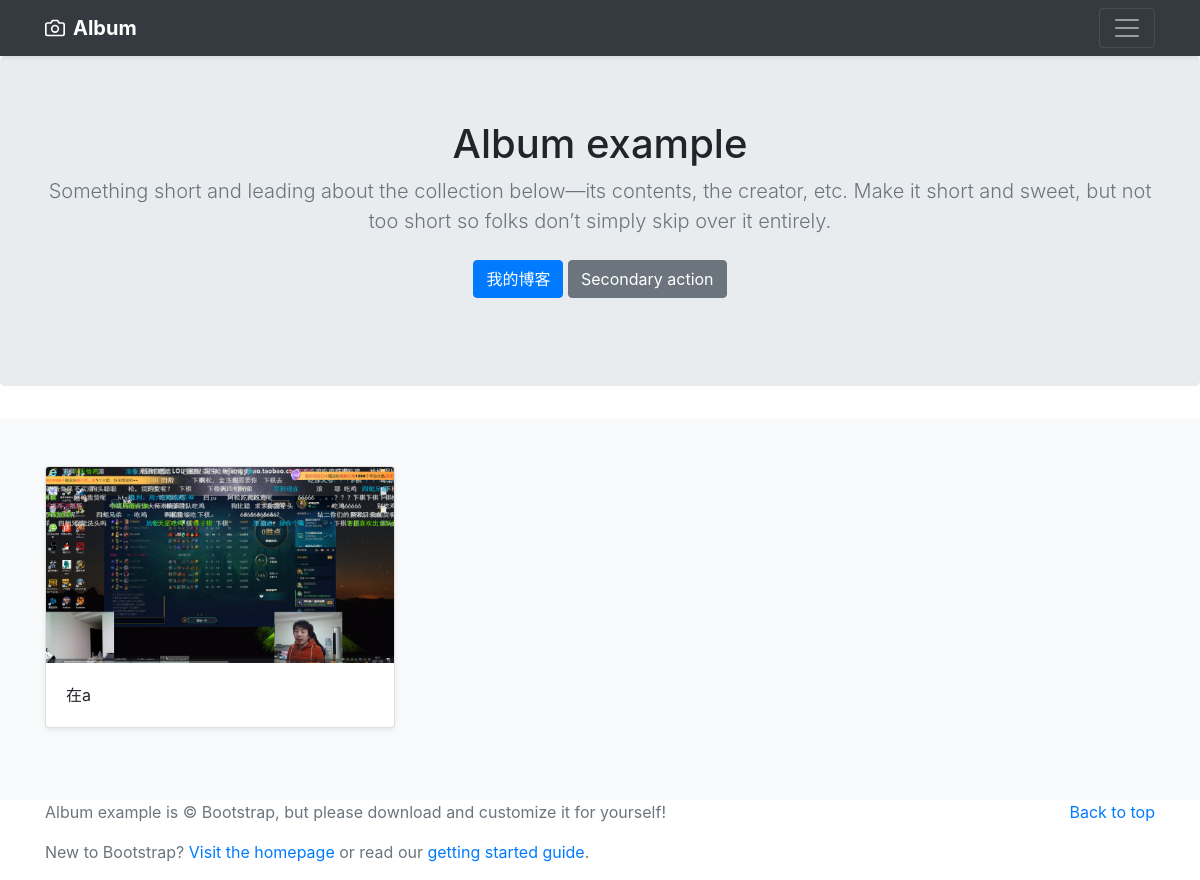
The app's page /, older data.
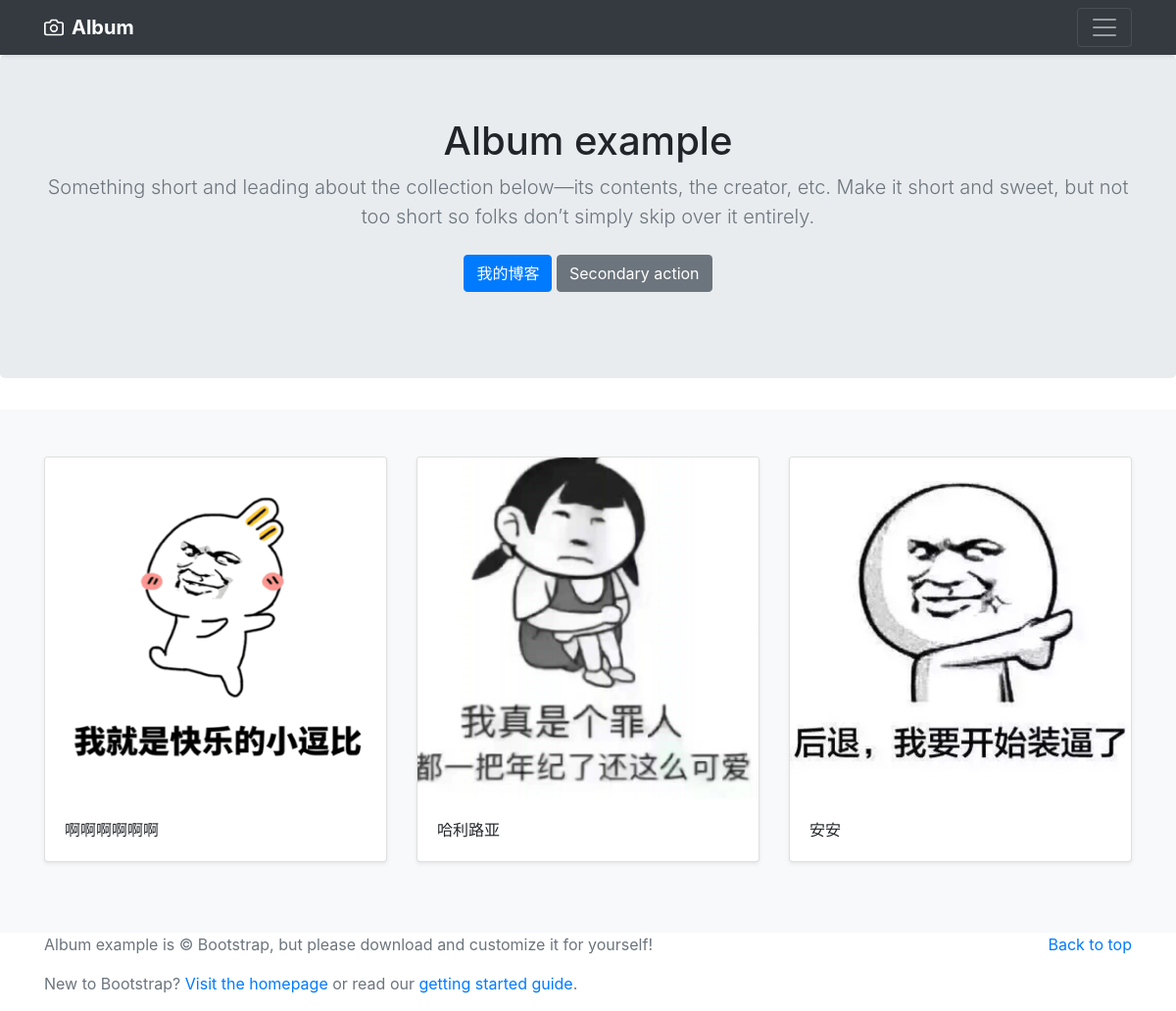
The same page, newer data.
### gallery/models.py (models this page shows, shortened)
class Gallery(models.Model):
    description = models.CharField(default='在这里写作品的简介', max_length=100)
    image = models.ImageField(default='default.png', upload_to='images/')
    title = models.CharField(default='作品标题', max_length=50)

### portfolio/views.py (the view)
# urls.py: 2. Add a URL to urlpatterns:  path('', views.home, name='home')
def home(request):
    gallerys = Gallery.objects
    return render(request, 'home.html', {'gallerys': gallerys})

### templates/home.html (shortened to what this page needs)
<!doctype html>
<html lang="en">
  <head>
    <link rel="stylesheet" href="https://stackpath.bootstrapcdn.com/bootstrap/4.3.1/css/bootstrap.min.css">
  </head>
  <body>
    <header>
  <div class="navbar navbar-dark bg-dark shadow-sm">
    <div class="container d-flex justify-content-between">
      <a href="#" class="navbar-brand d-flex align-items-center">
        <strong>Album</strong>
      </a>
      <button class="navbar-toggler" type="button" data-toggle="collapse" data-target="#navbarHeader" aria-controls="navbarHeader" aria-expanded="false" aria-label="Toggle navigation">
        <span class="navbar-toggler-icon"></span>
      </button>
    </div>
  </div>
</header>
<main role="main">
  <section class="jumbotron text-center">
    <div class="container">
      <h1 class="jumbotron-heading">Album example</h1>
      <p class="lead text-muted">Something short and leading about the collection below—its contents, the creator, etc. Make it short and sweet, but not too short so folks don’t simply skip over it entirely.</p>
      <p>
        <a href="blog" class="btn btn-primary my-2">我的博客</a>
        <a href="#" class="btn btn-secondary my-2">Secondary action</a>
      </p>
    </div>
  </section>
  <div class="album py-5 bg-light">
    <div class="container">
      <div class="row">
        {% for gallery in gallerys.all %}
        <div class="col-md-4">
          <div class="card mb-4 shadow-sm">
           <img class="card-img-top" src="{{ gallery.image.url }}">
            <div class="card-body">
              <p class="card-text">{{ gallery.description }}</p>
            </div>
          </div>
        </div>
        {% endfor %}
      </div>
    </div>
  </div>
</main>
<footer class="text-muted">
  <div class="container">
    <p class="float-right">
      <a href="#">Back to top</a>
    </p>
    <p>Album example is &copy; Bootstrap, but please download and customize it for yourself!</p>
    <p>New to Bootstrap? <a href="https://getbootstrap.com/">Visit the homepage</a> or read our <a href="/docs/4.3/getting-started/introduction/">getting started guide</a>.</p>
  </div>
</footer>
<script src="https://stackpath.bootstrapcdn.com/bootstrap/4.3.1/js/bootstrap.min.js"></script></body>
</html>

Row changes from the older to the newer data that the page shows:
changed Gallery: image: a different picture; description "在a" → "啊啊啊啊啊啊"
added Gallery: image (picture), description "哈利路亚"
added Gallery: image (picture), description "安安"
